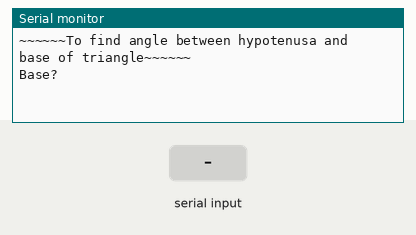
Simulated run of this sketch. Board: Arduino Uno, built with avr-gcc and run on an emulated ATmega328P. Shown: the last lines printed to the serial monitor. The test bench sets the inputs (shaded band).

Above: at 1.2 s.
1.3 s: "90,45\n" received over Serial
At 2.4 s:
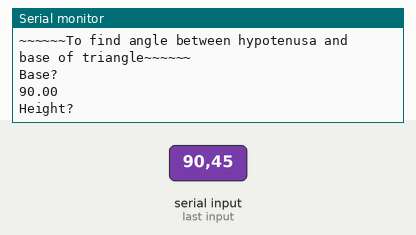
2.8 s: "30,150\n" received over Serial
At 2.96 s:
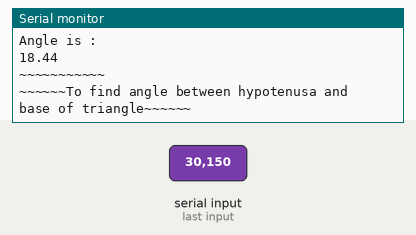
Timing chart, 0 to 5.8 s (numbered marks = the images above; inputs shaded):
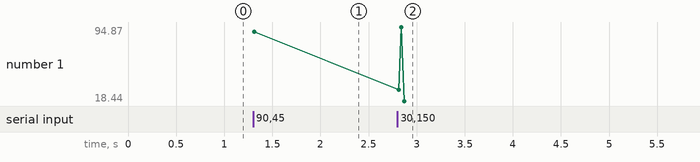

Measured:
- after the input at 1.3 s, the serial monitor: prints a new line at once (image 1)
- after the input at 2.8 s, the serial monitor: prints a new line at once (image 2)
- plotted number 1: 90 → 18.44 after the input at 2.8 s

The sketch:

TugasPraktikum_10.ino
```cpp
#include <math.h>
void setup(){
  Serial.begin(9600);
}

void loop()
{
  Serial.println("~~~~~~To find angle between hypotenusa and base of triangle~~~~~~");
  Serial.println("\nBase?");
  float x = getFloatFromSerialMonitor();
  Serial.println(x);
  Serial.println("Height?");
  float y = getFloatFromSerialMonitor();
  Serial.println(y);
  Serial.println("Hypotenusa is : ");
  Serial.println(sqrt(x*x+y*y));
  Serial.println("~~~~~~~~~~~");
  Serial.println("Angle is : ");
  Serial.println(atan(y/x)*(180/3.14));
  Serial.println("~~~~~~~~~~~\n\n");
}

float getFloatFromSerialMonitor(){
  char inData[20];
  float f=0;
  int x=0;
  while(x<1){
    String str;
    if(Serial.available()){
      delay(10);
      int i=0;
      while(Serial.available()>0){
        char inByte = Serial.read();
        str=str+inByte;
        inData[i]=inByte;
        i+=1;
        x=2;
      }
      f = atof(inData);
      memset(inData, 0, sizeof(inData));
    }
  }
  return f;
}
```
